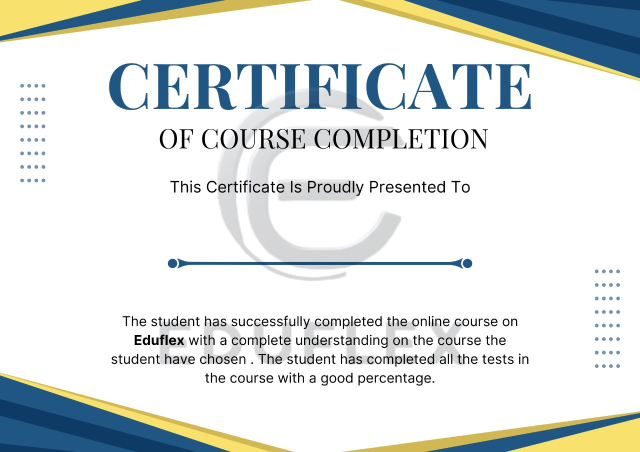
#> input picture certificate/certificate_template.jpg, 1280 x 904 px, found by its file name (shown at 1/2 size)
$ python certificate_generation.py
#> lines starting #> are read from the running program, lines starting #| are printed output that depends on the picture; after the words box and inside, x2 and y2 are one past the last pixel; in counts of white or black regions, pixels touching at a corner belong together
import cv2

certificate_template = cv2.imread("certificate\\certificate_template.jpg")
#> certificate_template is the input picture: shape (904, 1280, 3); mean B, G, R 225.6, 226.5, 222.1

# Function to generate the certificate
def generate_certificate(name):
    # Make a copy of the template
#> called with name = 'Praveen'
    certificate = certificate_template.copy()

    # Add the name to the certificate
    font = cv2.FONT_HERSHEY_TRIPLEX
    text_color = (0, 0, 0)  # Black color
    text_thickness = 5
    text_size, _ = cv2.getTextSize(name, font, 1, text_thickness)
    text_x = 440 - text_size[0] // 2  # Center the text horizontally
    text_y = 490
    cv2.putText(certificate, name, (text_x, text_y), font, 3, text_color, text_thickness)
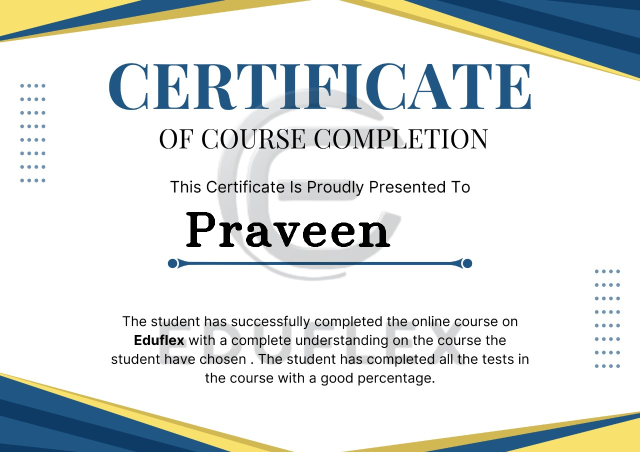
#> certificate: shape (904, 1280, 3) (shown at 1/2 size); 0.81% of pixels changed, all inside (x1, y1, x2, y2) = (372, 424, 781, 494)

    # Encode the certificate as PNG
    _, encoded_certificate = cv2.imencode(".png", certificate)
    return encoded_certificate

if __name__=='__main__':
    generate_certificate("Praveen")

$ run again, with certificate/CERTIFICATE1.jpg copied over certificate/certificate_template.jpg
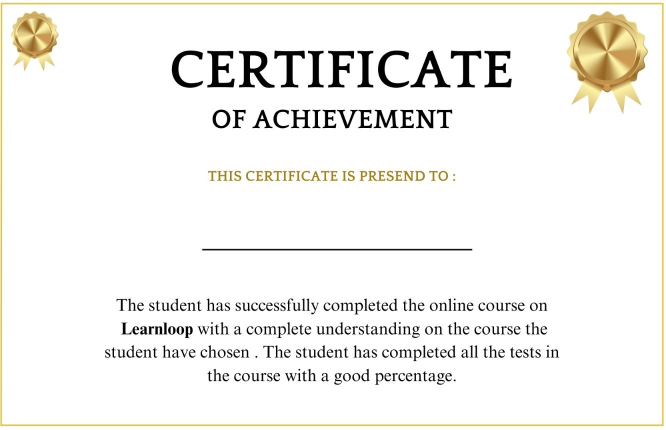
#> input picture certificate/CERTIFICATE1.jpg, 1332 x 860 px, found by its file name (shown at 1/2 size)
#> certificate_template is the input picture: shape (860, 1332, 3); mean B, G, R 238.5, 242.2, 243.4
#> in generate_certificate, `cv2.putText(certificate, name, (text_x, text_y), font, 3, text_color, ..`:
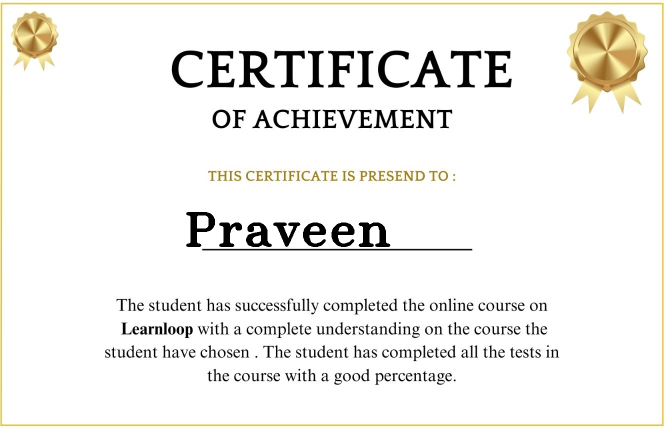
#> certificate: shape (860, 1332, 3) (shown at 1/2 size); 0.82% of pixels changed, all inside (x1, y1, x2, y2) = (372, 424, 781, 494)
